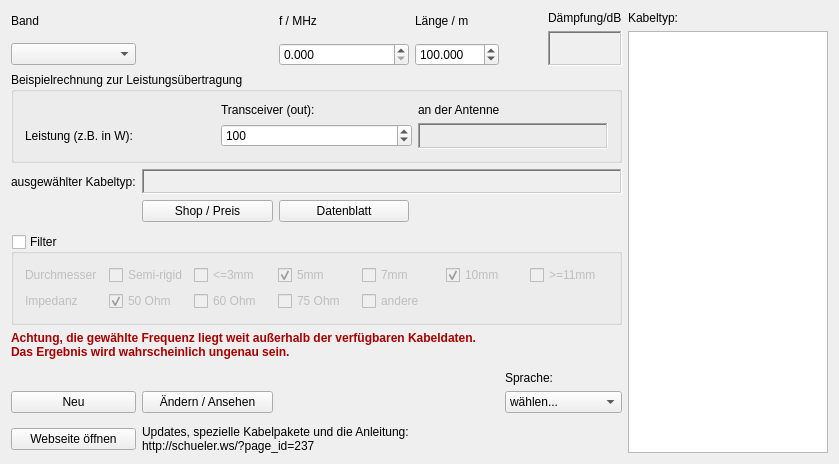
<?xml version="1.0" encoding="UTF-8"?>
<ui version="4.0">
 <class>Widget</class>
 <widget class="QWidget" name="Widget">
  <property name="geometry">
   <rect>
    <x>0</x>
    <y>0</y>
    <width>766</width>
    <height>461</height>
   </rect>
  </property>
  <property name="windowTitle">
   <string>DL4MW - Dämpfungsrechner</string>
  </property>
  <layout class="QGridLayout" name="gridLayout">
   <item row="0" column="3" rowspan="2" colspan="2">
    <widget class="QLabel" name="label_3">
     <property name="text">
      <string>Länge / m</string>
     </property>
    </widget>
   </item>
   <item row="8" column="0" colspan="6">
    <widget class="QGroupBox" name="groupBoxFilter">
     <property name="title">
      <string>Filter</string>
     </property>
     <property name="checkable">
      <bool>true</bool>
     </property>
     <property name="checked">
      <bool>false</bool>
     </property>
     <layout class="QGridLayout" name="gridLayout_3">
      <item row="1" column="1">
       <widget class="QCheckBox" name="checkBoxSemiRigid">
        <property name="text">
         <string>Semi-rigid</string>
        </property>
       </widget>
      </item>
      <item row="1" column="2">
       <widget class="QCheckBox" name="checkBox3mm">
        <property name="text">
         <string>&lt;=3mm</string>
        </property>
       </widget>
      </item>
      <item row="7" column="4">
       <widget class="QCheckBox" name="checkBoxImp">
        <property name="text">
         <string>andere</string>
        </property>
       </widget>
      </item>
      <item row="1" column="4">
       <widget class="QCheckBox" name="checkBox7mm">
        <property name="text">
         <string>7mm</string>
        </property>
       </widget>
      </item>
      <item row="1" column="0">
       <widget class="QLabel" name="label_12">
        <property name="text">
         <string>Durchmesser</string>
        </property>
       </widget>
      </item>
      <item row="7" column="1">
       <widget class="QCheckBox" name="checkBox50">
        <property name="text">
         <string>50 Ohm</string>
        </property>
        <property name="checked">
         <bool>true</bool>
        </property>
       </widget>
      </item>
      <item row="7" column="3">
       <widget class="QCheckBox" name="checkBox75">
        <property name="text">
         <string>75 Ohm</string>
        </property>
       </widget>
      </item>
      <item row="1" column="6">
       <widget class="QCheckBox" name="checkBox15mm">
        <property name="text">
         <string>&gt;=11mm</string>
        </property>
       </widget>
      </item>
      <item row="7" column="0">
       <widget class="QLabel" name="label_13">
        <property name="text">
         <string>Impedanz</string>
        </property>
       </widget>
      </item>
      <item row="7" column="2">
       <widget class="QCheckBox" name="checkBox60">
        <property name="text">
         <string>60 Ohm</string>
        </property>
       </widget>
      </item>
      <item row="1" column="3">
       <widget class="QCheckBox" name="checkBox5mm">
        <property name="text">
         <string>5mm</string>
        </property>
        <property name="checked">
         <bool>true</bool>
        </property>
       </widget>
      </item>
      <item row="1" column="5">
       <widget class="QCheckBox" name="checkBox10mm">
        <property name="text">
         <string>10mm</string>
        </property>
        <property name="checked">
         <bool>true</bool>
        </property>
       </widget>
      </item>
     </layout>
    </widget>
   </item>
   <item row="0" column="5">
    <widget class="QLabel" name="label_2">
     <property name="text">
      <string>Dämpfung/dB</string>
     </property>
    </widget>
   </item>
   <item row="10" column="0">
    <spacer name="verticalSpacer_2">
     <property name="orientation">
      <enum>Qt::Vertical</enum>
     </property>
     <property name="sizeHint" stdset="0">
      <size>
       <width>20</width>
       <height>40</height>
      </size>
     </property>
    </spacer>
   </item>
   <item row="1" column="5" rowspan="3">
    <widget class="QLabel" name="resultLabel">
     <property name="font">
      <font>
       <pointsize>14</pointsize>
       <weight>75</weight>
       <bold>true</bold>
      </font>
     </property>
     <property name="frameShape">
      <enum>QFrame::WinPanel</enum>
     </property>
     <property name="frameShadow">
      <enum>QFrame::Sunken</enum>
     </property>
     <property name="text">
      <string/>
     </property>
     <property name="alignment">
      <set>Qt::AlignRight|Qt::AlignTrailing|Qt::AlignVCenter</set>
     </property>
    </widget>
   </item>
   <item row="0" column="0" rowspan="2">
    <widget class="QLabel" name="label_6">
     <property name="text">
      <string>Band</string>
     </property>
    </widget>
   </item>
   <item row="3" column="2">
    <widget class="QDoubleSpinBox" name="spinBoxF">
     <property name="decimals">
      <number>3</number>
     </property>
     <property name="maximum">
      <double>100000.000000000000000</double>
     </property>
    </widget>
   </item>
   <item row="5" column="0">
    <widget class="QLabel" name="label_11">
     <property name="text">
      <string>ausgewählter Kabeltyp:</string>
     </property>
    </widget>
   </item>
   <item row="0" column="2" rowspan="2">
    <widget class="QLabel" name="label_4">
     <property name="text">
      <string>f / MHz</string>
     </property>
    </widget>
   </item>
   <item row="3" column="3">
    <widget class="QDoubleSpinBox" name="spinBoxL">
     <property name="decimals">
      <number>3</number>
     </property>
     <property name="maximum">
      <double>10000.000000000000000</double>
     </property>
     <property name="value">
      <double>100.000000000000000</double>
     </property>
    </widget>
   </item>
   <item row="1" column="6" rowspan="14">
    <widget class="QListWidget" name="cableView">
     <property name="sizePolicy">
      <sizepolicy hsizetype="Expanding" vsizetype="Expanding">
       <horstretch>100</horstretch>
       <verstretch>0</verstretch>
      </sizepolicy>
     </property>
     <property name="minimumSize">
      <size>
       <width>200</width>
       <height>0</height>
      </size>
     </property>
     <property name="sortingEnabled">
      <bool>true</bool>
     </property>
    </widget>
   </item>
   <item row="4" column="0" colspan="6">
    <widget class="QGroupBox" name="groupBox">
     <property name="sizePolicy">
      <sizepolicy hsizetype="Preferred" vsizetype="Preferred">
       <horstretch>50</horstretch>
       <verstretch>0</verstretch>
      </sizepolicy>
     </property>
     <property name="title">
      <string>Beispielrechnung zur Leistungsübertragung</string>
     </property>
     <layout class="QGridLayout" name="gridLayout_2">
      <item row="0" column="1">
       <widget class="QLabel" name="label_9">
        <property name="text">
         <string>Transceiver (out):</string>
        </property>
       </widget>
      </item>
      <item row="0" column="2">
       <widget class="QLabel" name="label_10">
        <property name="text">
         <string>an der Antenne</string>
        </property>
       </widget>
      </item>
      <item row="1" column="0">
       <widget class="QLabel" name="label_8">
        <property name="text">
         <string>Leistung (z.B. in W):</string>
        </property>
       </widget>
      </item>
      <item row="1" column="1">
       <widget class="QSpinBox" name="spinBoxPower">
        <property name="maximum">
         <number>100000</number>
        </property>
        <property name="value">
         <number>100</number>
        </property>
       </widget>
      </item>
      <item row="1" column="2">
       <widget class="QLabel" name="powerLabel">
        <property name="font">
         <font>
          <pointsize>14</pointsize>
          <weight>50</weight>
          <bold>false</bold>
         </font>
        </property>
        <property name="frameShape">
         <enum>QFrame::WinPanel</enum>
        </property>
        <property name="frameShadow">
         <enum>QFrame::Sunken</enum>
        </property>
        <property name="text">
         <string/>
        </property>
        <property name="alignment">
         <set>Qt::AlignRight|Qt::AlignTrailing|Qt::AlignVCenter</set>
        </property>
       </widget>
      </item>
     </layout>
    </widget>
   </item>
   <item row="9" column="0" colspan="6">
    <widget class="QLabel" name="warnLabel">
     <property name="palette">
      <palette>
       <active>
        <colorrole role="WindowText">
         <brush brushstyle="SolidPattern">
          <color alpha="255">
           <red>170</red>
           <green>0</green>
           <blue>0</blue>
          </color>
         </brush>
        </colorrole>
       </active>
       <inactive>
        <colorrole role="WindowText">
         <brush brushstyle="SolidPattern">
          <color alpha="255">
           <red>170</red>
           <green>0</green>
           <blue>0</blue>
          </color>
         </brush>
        </colorrole>
       </inactive>
       <disabled>
        <colorrole role="WindowText">
         <brush brushstyle="SolidPattern">
          <color alpha="255">
           <red>120</red>
           <green>120</green>
           <blue>120</blue>
          </color>
         </brush>
        </colorrole>
       </disabled>
      </palette>
     </property>
     <property name="font">
      <font>
       <weight>75</weight>
       <bold>true</bold>
      </font>
     </property>
     <property name="text">
      <string>Achtung, die gewählte Frequenz liegt weit außerhalb der verfügbaren Kabeldaten.
Das Ergebnis wird wahrscheinlich ungenau sein. </string>
     </property>
    </widget>
   </item>
   <item row="11" column="4" colspan="2">
    <widget class="QLabel" name="label">
     <property name="text">
      <string>Sprache:</string>
     </property>
    </widget>
   </item>
   <item row="6" column="2">
    <widget class="QPushButton" name="dataSheetButton">
     <property name="text">
      <string>Datenblatt</string>
     </property>
    </widget>
   </item>
   <item row="12" column="0">
    <widget class="QPushButton" name="newButton">
     <property name="text">
      <string>Neu</string>
     </property>
    </widget>
   </item>
   <item row="0" column="6">
    <widget class="QLabel" name="label_5">
     <property name="text">
      <string>Kabeltyp:</string>
     </property>
    </widget>
   </item>
   <item row="13" column="0">
    <spacer name="verticalSpacer">
     <property name="orientation">
      <enum>Qt::Vertical</enum>
     </property>
     <property name="sizeHint" stdset="0">
      <size>
       <width>20</width>
       <height>40</height>
      </size>
     </property>
    </spacer>
   </item>
   <item row="14" column="0">
    <widget class="QPushButton" name="webButton">
     <property name="text">
      <string>Webseite öffnen</string>
     </property>
    </widget>
   </item>
   <item row="3" column="0">
    <widget class="QComboBox" name="comboBoxBand"/>
   </item>
   <item row="12" column="4" colspan="2">
    <widget class="QComboBox" name="comboBoxLang">
     <item>
      <property name="text">
       <string>wählen...</string>
      </property>
     </item>
     <item>
      <property name="text">
       <string>deutsch/german</string>
      </property>
     </item>
     <item>
      <property name="text">
       <string>english</string>
      </property>
     </item>
    </widget>
   </item>
   <item row="6" column="1">
    <widget class="QPushButton" name="shopButton">
     <property name="text">
      <string>Shop / Preis</string>
     </property>
    </widget>
   </item>
   <item row="5" column="1" colspan="5">
    <widget class="QLabel" name="cableLabel">
     <property name="minimumSize">
      <size>
       <width>0</width>
       <height>25</height>
      </size>
     </property>
     <property name="frameShape">
      <enum>QFrame::WinPanel</enum>
     </property>
     <property name="frameShadow">
      <enum>QFrame::Sunken</enum>
     </property>
     <property name="text">
      <string/>
     </property>
    </widget>
   </item>
   <item row="12" column="1">
    <widget class="QPushButton" name="changeButton">
     <property name="text">
      <string>Ändern / Ansehen</string>
     </property>
    </widget>
   </item>
   <item row="14" column="1" colspan="2">
    <widget class="QLabel" name="label_7">
     <property name="text">
      <string>Updates, spezielle Kabelpakete und die Anleitung:
http://schueler.ws/?page_id=237</string>
     </property>
    </widget>
   </item>
  </layout>
 </widget>
 <layoutdefault spacing="6" margin="11"/>
 <tabstops>
  <tabstop>spinBoxF</tabstop>
  <tabstop>spinBoxL</tabstop>
  <tabstop>comboBoxBand</tabstop>
  <tabstop>newButton</tabstop>
  <tabstop>comboBoxLang</tabstop>
 </tabstops>
 <resources/>
 <connections/>
</ui>
